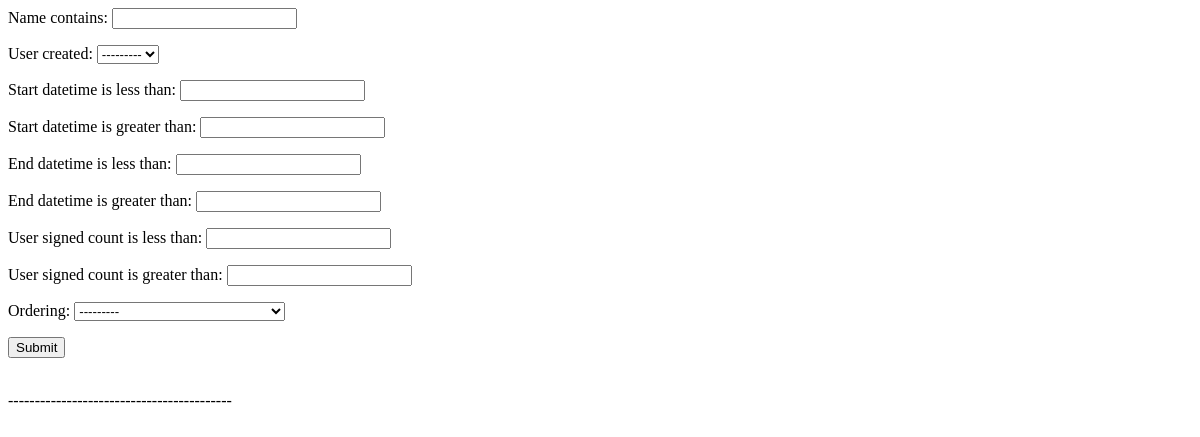
/petitions/list/ (signed in), run on an earlier commit of the app's database.
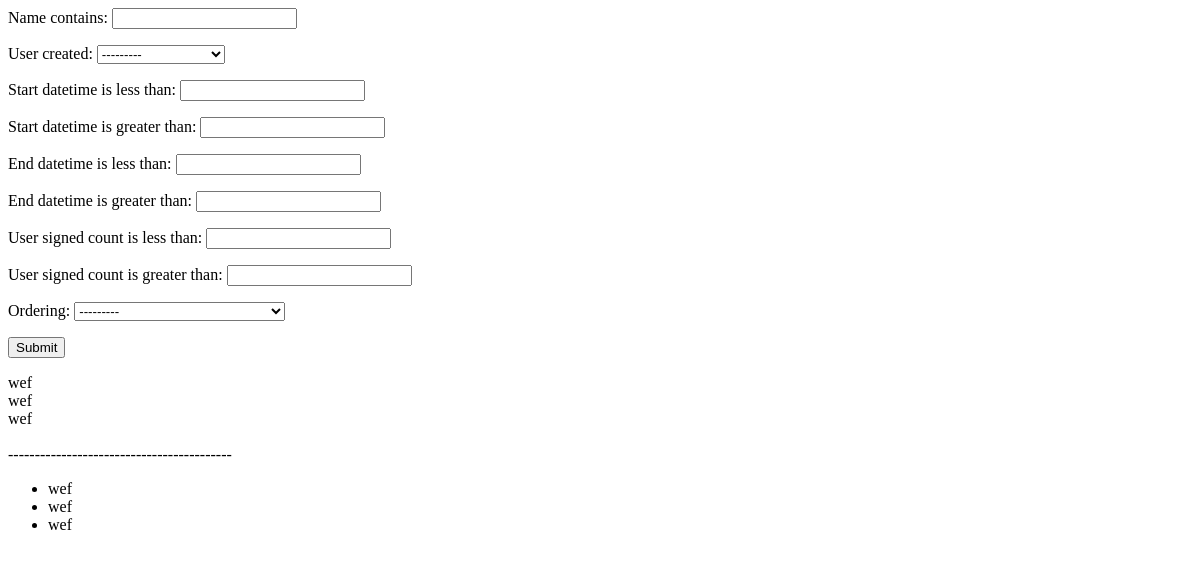
And on a later commit of the database.
### petition_app/models.py (models this page shows)
class Petition(models.Model):
    name = models.CharField(max_length=20)
    content = models.TextField()
    image = models.ImageField(null=True, blank=True)
    user_created = models.ForeignKey(to=User, related_name="petition_creator",
                                    on_delete=models.CASCADE, null=True, blank=True)
    start_datetime = models.DateTimeField(auto_now_add=True)
    end_datetime = models.DateTimeField(null=False, blank=False)
    user_signed = models.ManyToManyField(to=User)
    user_signed_count = models.IntegerField(default=0)

### petition_app/views.py (the view)
# urls.py: path('list/', PetitionListView.as_view(), name='petitions-list'),
class PetitionListView(LoginRequiredMixin, ListView):
    model = Petition
    paginate_by = 10
    filterset_class = PetitionFilter
    def get_context_data(self, **kwargs):
        context = super(PetitionListView, self).get_context_data(**kwargs)
        filterset = PetitionFilter(
            self.request.GET, queryset=self.get_queryset().order_by('id'))
        context['filterset'] = filterset
        return context

### petition_app/templates/petition_app/petition_list.html
<form method="get">
    {{ filterset.form.as_p }}
    <input type="submit" />
</form>
{% for obj in filterset.qs %}
    {{ obj.name }}<br />
{% endfor %}
<br>------------------------------------------</br>
<ul>
    {% for petition in petition_list %}
        <li>{{ petition.name }}</li>
    {% endfor %}
</ul>

What changed in the data, as far as the page shows it:
added Petition: name "wef"
added Petition: name "wef"
added Petition: name "wef"
